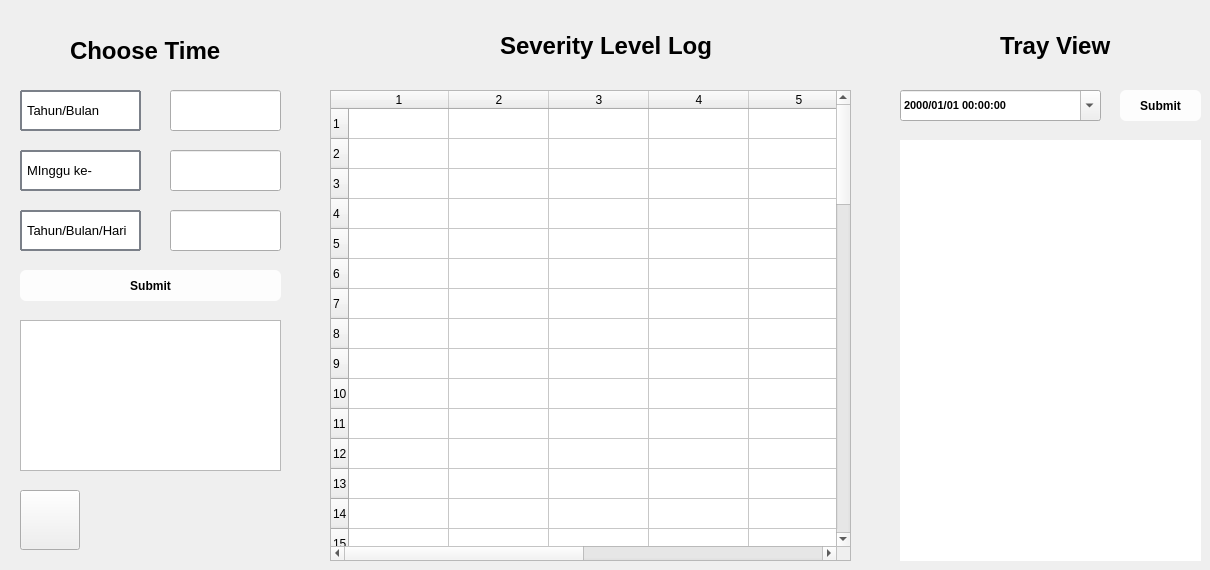
    <widget class="QWidget" name="severityPage">
     <widget class="QTableWidget" name="severityTable">
      <property name="geometry">
       <rect>
        <x>330</x>
        <y>90</y>
        <width>521</width>
        <height>471</height>
       </rect>
      </property>
      <property name="rowCount">
       <number>60</number>
      </property>
      <property name="columnCount">
       <number>8</number>
      </property>
      <row/>
      <row/>
      <row/>
      <row/>
      <row/>
      <row/>
      <row/>
      <row/>
      <row/>
      <row/>
      <row/>
      <row/>
      <row/>
      <row/>
      <row/>
      <row/>
      <row/>
      <row/>
      <row/>
      <row/>
      <row/>
      <row/>
      <row/>
      <row/>
      <row/>
      <row/>
      <row/>
      <row/>
      <row/>
      <row/>
      <row/>
      <row/>
      <row/>
      <row/>
      <row/>
      <row/>
      <row/>
      <row/>
      <row/>
      <row/>
      <row/>
      <row/>
      <row/>
      <row/>
      <row/>
      <row/>
      <row/>
      <row/>
      <row/>
      <row/>
      <row/>
      <row/>
      <row/>
      <row/>
      <row/>
      <row/>
      <row/>
      <row/>
      <row/>
      <row/>
      <column/>
      <column/>
      <column/>
      <column/>
      <column/>
      <column/>
      <column/>
      <column/>
     </widget>
     <widget class="QLabel" name="trayCamera">
      <property name="geometry">
       <rect>
        <x>900</x>
        <y>140</y>
        <width>301</width>
        <height>421</height>
       </rect>
      </property>
      <property name="styleSheet">
       <string notr="true">background-color:white;</string>
      </property>
      <property name="text">
       <string/>
      </property>
     </widget>
     <widget class="QLabel" name="logLogo">
      <property name="geometry">
       <rect>
        <x>460</x>
        <y>60</y>
        <width>51</width>
        <height>41</height>
       </rect>
      </property>
      <property name="text">
       <string/>
      </property>
      <property name="pixmap">
       <pixmap>../../../../Users/VICTUS/Downloads/1960242.png</pixmap>
      </property>
      <property name="scaledContents">
       <bool>true</bool>
      </property>
     </widget>
     <widget class="QLabel" name="chooseYearMonth">
      <property name="geometry">
       <rect>
        <x>20</x>
        <y>90</y>
        <width>121</width>
        <height>41</height>
       </rect>
      </property>
      <property name="font">
       <font>
        <pointsize>10</pointsize>
        <weight>50</weight>
        <bold>false</bold>
       </font>
      </property>
      <property name="styleSheet">
       <string notr="true">#chooseYearMonth {
    border: 2px solid #4CAF50;
    border-radius: 1px;
    padding: 2px;
	background-color: rgb(255, 255, 255);
	border-color: rgb(123, 128, 137);
}
</string>
      </property>
      <property name="text">
       <string>Tahun/Bulan</string>
      </property>
      <property name="wordWrap">
       <bool>true</bool>
      </property>
     </widget>
     <widget class="QLabel" name="chooseWeek">
      <property name="geometry">
       <rect>
        <x>20</x>
        <y>150</y>
        <width>121</width>
        <height>41</height>
       </rect>
      </property>
      <property name="font">
       <font>
        <pointsize>10</pointsize>
        <weight>50</weight>
        <bold>false</bold>
       </font>
      </property>
      <property name="styleSheet">
       <string notr="true">#chooseYearMonth, #chooseWeek, #chooseDate {
    border: 2px solid #4CAF50;
    border-radius: 1px;
    padding: 2px;
	background-color: rgb(255, 255, 255);
	border-color: rgb(123, 128, 137);
}
</string>
      </property>
      <property name="text">
       <string>MInggu ke-</string>
      </property>
      <property name="wordWrap">
       <bool>true</bool>
      </property>
     </widget>
     <widget class="QPushButton" name="submitDateTime">
      <property name="geometry">
       <rect>
        <x>20</x>
        <y>270</y>
        <width>261</width>
        <height>31</height>
       </rect>
      </property>
      <property name="styleSheet">
       <string notr="true">QPushButton {
	background-color: rgb(253, 253, 253);
    border-color: #2E8B57; /* SeaGreen */
    color: black;
    font-weight: bold;
    border: none;
    border-radius: 6px;
    padding: 8px 16px;
}

QPushButton:hover {
	border-color: rgb(85, 85, 255);
	background-color: rgb(166, 205, 255);
}

QPushButton:pressed {
    background-color: rgb(176, 176, 255);
}</string>
      </property>
      <property name="text">
       <string>Submit</string>
      </property>
     </widget>
     <widget class="QLabel" name="dashboardTitle_4">
      <property name="geometry">
       <rect>
        <x>70</x>
        <y>40</y>
        <width>151</width>
        <height>21</height>
       </rect>
      </property>
      <property name="font">
       <font>
        <pointsize>18</pointsize>
        <weight>75</weight>
        <bold>true</bold>
       </font>
      </property>
      <property name="text">
       <string>Choose Time</string>
      </property>
     </widget>
     <widget class="QLabel" name="dashboardTitle_5">
      <property name="geometry">
       <rect>
        <x>500</x>
        <y>30</y>
        <width>221</width>
        <height>31</height>
       </rect>
      </property>
      <property name="font">
       <font>
        <pointsize>18</pointsize>
        <weight>75</weight>
        <bold>true</bold>
       </font>
      </property>
      <property name="text">
       <string>Severity Level Log</string>
      </property>
     </widget>
     <widget class="QDateTimeEdit" name="dateTimeEdit">
      <property name="geometry">
       <rect>
        <x>900</x>
        <y>90</y>
        <width>201</width>
        <height>31</height>
       </rect>
      </property>
      <property name="font">
       <font>
        <pointsize>8</pointsize>
        <weight>75</weight>
        <bold>true</bold>
       </font>
      </property>
      <property name="styleSheet">
       <string notr="true">#QDateTimeEdit, QDateEdit, QSpinBox {
    border: 2px solid #2E8B57;
    border-radius: 6px;
    padding: 4px;
    background-color: #ffffff;
    color: #333333;
    font-size: 14px;
    border-color: rgb(123, 128, 137);
}</string>
      </property>
      <property name="displayFormat">
       <string>yyyy/MM/dd HH:mm:ss</string>
      </property>
      <property name="calendarPopup">
       <bool>true</bool>
      </property>
     </widget>
     <widget class="QLabel" name="dashboardTitle_6">
      <property name="geometry">
       <rect>
        <x>1000</x>
        <y>30</y>
        <width>121</width>
        <height>31</height>
       </rect>
      </property>
      <property name="font">
       <font>
        <pointsize>18</pointsize>
        <weight>75</weight>
        <bold>true</bold>
       </font>
      </property>
      <property name="text">
       <string>Tray View</string>
      </property>
     </widget>
     <widget class="QPushButton" name="submitDateTime_2">
      <property name="geometry">
       <rect>
        <x>1120</x>
        <y>90</y>
        <width>81</width>
        <height>31</height>
       </rect>
      </property>
      <property name="styleSheet">
       <string notr="true">QPushButton {
	background-color: rgb(253, 253, 253);
    border-color: #2E8B57; /* SeaGreen */
    color: black;
    font-weight: bold;
    border: none;
    border-radius: 6px;
    padding: 8px 16px;
}

QPushButton:hover {
	border-color: rgb(85, 85, 255);
	background-color: rgb(166, 205, 255);
}

QPushButton:pressed {
    background-color: rgb(176, 176, 255);
}</string>
      </property>
      <property name="text">
       <string>Submit</string>
      </property>
     </widget>
     <widget class="QPushButton" name="goDashboardFromDayNight_3">
      <property name="geometry">
       <rect>
        <x>20</x>
        <y>490</y>
        <width>60</width>
        <height>60</height>
       </rect>
      </property>
      <property name="font">
       <font>
        <pointsize>20</pointsize>
        <weight>75</weight>
        <bold>true</bold>
       </font>
      </property>
      <property name="text">
       <string/>
      </property>
      <property name="icon">
       <iconset>
        <normaloff>image-removebg-preview (2).png</normaloff>image-removebg-preview (2).png</iconset>
      </property>
      <property name="iconSize">
       <size>
        <width>40</width>
        <height>40</height>
       </size>
      </property>
     </widget>
     <widget class="QLabel" name="chooseDate">
      <property name="geometry">
       <rect>
        <x>20</x>
        <y>210</y>
        <width>121</width>
        <height>41</height>
       </rect>
      </property>
      <property name="font">
       <font>
        <pointsize>10</pointsize>
        <weight>50</weight>
        <bold>false</bold>
       </font>
      </property>
      <property name="styleSheet">
       <string notr="true">#chooseYearMonth, #chooseWeek, #chooseDate {
    border: 2px solid #4CAF50;
    border-radius: 1px;
    padding: 2px;
	background-color: rgb(255, 255, 255);
	border-color: rgb(123, 128, 137);
}
</string>
      </property>
      <property name="text">
       <string>Tahun/Bulan/Hari</string>
      </property>
      <property name="wordWrap">
       <bool>true</bool>
      </property>
     </widget>
     <widget class="QListWidget" name="dateAndTimeList">
      <property name="geometry">
       <rect>
        <x>20</x>
        <y>320</y>
        <width>261</width>
        <height>151</height>
       </rect>
      </property>
     </widget>
     <widget class="QLineEdit" name="yearMonthLine">
      <property name="geometry">
       <rect>
        <x>170</x>
        <y>90</y>
        <width>111</width>
        <height>41</height>
       </rect>
      </property>
      <property name="styleSheet">
       <string notr="true">#QDateTimeEdit, QDateEdit, QSpinBox, yearMonthLine {
    border: 20px solid #2E8B57;
    border-radius: 6px;
    padding: 4px;
    background-color: #ffffff;
    color: #333333;
    font-size: 14px;
    border-color: rgb(123, 128, 137);
}</string>
      </property>
      <property name="text">
       <string/>
      </property>
     </widget>
     <widget class="QLineEdit" name="yearMonthLine_2">
      <property name="geometry">
       <rect>
        <x>170</x>
        <y>150</y>
        <width>111</width>
        <height>41</height>
       </rect>
      </property>
      <property name="styleSheet">
       <string notr="true">#QDateTimeEdit, QDateEdit, QSpinBox, yearMonthLine, yearMonthLine_2 {
    border: 20px solid #2E8B57;
    border-radius: 6px;
    padding: 4px;
    background-color: #ffffff;
    color: #333333;
    font-size: 14px;
    border-color: rgb(123, 128, 137);
}</string>
      </property>
     </widget>
     <widget class="QLineEdit" name="yearMonthLine_3">
      <property name="geometry">
       <rect>
        <x>170</x>
        <y>210</y>
        <width>111</width>
        <height>41</height>
       </rect>
      </property>
      <property name="styleSheet">
       <string notr="true">#QDateTimeEdit, QDateEdit, QSpinBox, yearMonthLine, yearMonthLine_2 {
    border: 20px solid #2E8B57;
    border-radius: 6px;
    padding: 4px;
    background-color: #ffffff;
    color: #333333;
    font-size: 14px;
    border-color: rgb(123, 128, 137);
}</string>
      </property>
     </widget>
    </widget>
